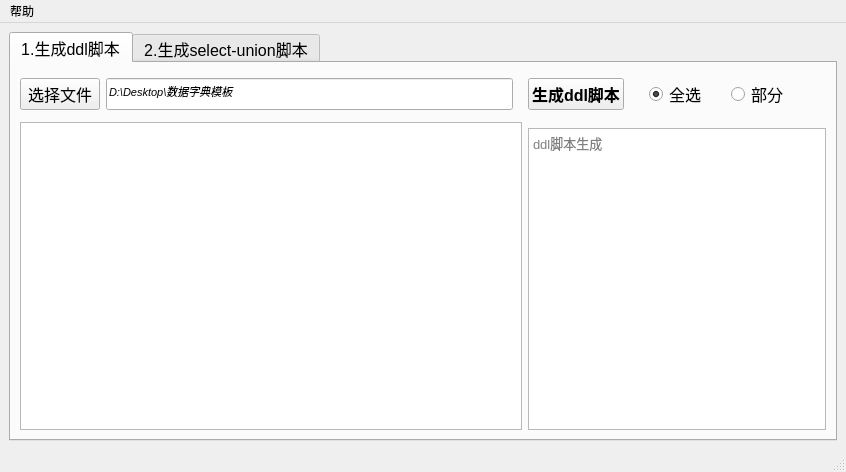
<?xml version="1.0" encoding="UTF-8"?>
<ui version="4.0">
 <class>MainWindow</class>
 <widget class="QMainWindow" name="MainWindow">
  <property name="geometry">
   <rect>
    <x>0</x>
    <y>0</y>
    <width>846</width>
    <height>472</height>
   </rect>
  </property>
  <property name="sizePolicy">
   <sizepolicy hsizetype="Preferred" vsizetype="Preferred">
    <horstretch>0</horstretch>
    <verstretch>0</verstretch>
   </sizepolicy>
  </property>
  <property name="windowTitle">
   <string>TikTools</string>
  </property>
  <widget class="QWidget" name="centralwidget">
   <property name="sizePolicy">
    <sizepolicy hsizetype="Preferred" vsizetype="Preferred">
     <horstretch>0</horstretch>
     <verstretch>0</verstretch>
    </sizepolicy>
   </property>
   <layout class="QGridLayout" name="gridLayout_2">
    <item row="0" column="0">
     <widget class="QTabWidget" name="tabWidget">
      <property name="sizePolicy">
       <sizepolicy hsizetype="Preferred" vsizetype="Preferred">
        <horstretch>0</horstretch>
        <verstretch>0</verstretch>
       </sizepolicy>
      </property>
      <property name="maximumSize">
       <size>
        <width>16777215</width>
        <height>16777215</height>
       </size>
      </property>
      <property name="font">
       <font>
        <pointsize>12</pointsize>
        <bold>false</bold>
       </font>
      </property>
      <property name="currentIndex">
       <number>0</number>
      </property>
      <widget class="QWidget" name="tab">
       <property name="sizePolicy">
        <sizepolicy hsizetype="Expanding" vsizetype="Expanding">
         <horstretch>0</horstretch>
         <verstretch>0</verstretch>
        </sizepolicy>
       </property>
       <attribute name="title">
        <string>1.生成ddl脚本</string>
       </attribute>
       <layout class="QHBoxLayout" name="horizontalLayout">
        <item>
         <layout class="QGridLayout" name="gridLayout">
          <item row="1" column="6">
           <widget class="Line" name="line_3">
            <property name="lineWidth">
             <number>0</number>
            </property>
            <property name="orientation">
             <enum>Qt::Vertical</enum>
            </property>
           </widget>
          </item>
          <item row="1" column="7">
           <widget class="QPushButton" name="btn_gen_ddl">
            <property name="sizePolicy">
             <sizepolicy hsizetype="Preferred" vsizetype="Preferred">
              <horstretch>0</horstretch>
              <verstretch>0</verstretch>
             </sizepolicy>
            </property>
            <property name="font">
             <font>
              <pointsize>12</pointsize>
              <bold>true</bold>
             </font>
            </property>
            <property name="text">
             <string>生成ddl脚本</string>
            </property>
           </widget>
          </item>
          <item row="2" column="0">
           <widget class="Line" name="line">
            <property name="orientation">
             <enum>Qt::Vertical</enum>
            </property>
           </widget>
          </item>
          <item row="1" column="0">
           <widget class="QPushButton" name="btn_select_file">
            <property name="sizePolicy">
             <sizepolicy hsizetype="Preferred" vsizetype="Preferred">
              <horstretch>0</horstretch>
              <verstretch>0</verstretch>
             </sizepolicy>
            </property>
            <property name="text">
             <string>选择文件</string>
            </property>
           </widget>
          </item>
          <item row="1" column="1" colspan="5">
           <widget class="QLineEdit" name="txt_file_name">
            <property name="sizePolicy">
             <sizepolicy hsizetype="Preferred" vsizetype="Preferred">
              <horstretch>0</horstretch>
              <verstretch>0</verstretch>
             </sizepolicy>
            </property>
            <property name="font">
             <font>
              <pointsize>8</pointsize>
              <italic>true</italic>
              <bold>false</bold>
             </font>
            </property>
            <property name="toolTip">
             <string>&lt;html&gt;&lt;head/&gt;&lt;body&gt;&lt;p&gt;excel数据字典文件 &lt;/p&gt;&lt;/body&gt;&lt;/html&gt;</string>
            </property>
            <property name="text">
             <string>D:\Desktop\数据字典模板</string>
            </property>
            <property name="placeholderText">
             <string/>
            </property>
           </widget>
          </item>
          <item row="0" column="6">
           <widget class="Line" name="line_5">
            <property name="orientation">
             <enum>Qt::Vertical</enum>
            </property>
           </widget>
          </item>
          <item row="3" column="0" rowspan="2" colspan="7">
           <widget class="QTableView" name="table_file_content">
            <property name="sizePolicy">
             <sizepolicy hsizetype="Expanding" vsizetype="Expanding">
              <horstretch>0</horstretch>
              <verstretch>0</verstretch>
             </sizepolicy>
            </property>
            <property name="font">
             <font>
              <pointsize>10</pointsize>
              <bold>false</bold>
             </font>
            </property>
            <property name="layoutDirection">
             <enum>Qt::LeftToRight</enum>
            </property>
            <property name="autoFillBackground">
             <bool>true</bool>
            </property>
            <property name="alternatingRowColors">
             <bool>true</bool>
            </property>
            <property name="showGrid">
             <bool>false</bool>
            </property>
            <attribute name="horizontalHeaderCascadingSectionResizes">
             <bool>false</bool>
            </attribute>
           </widget>
          </item>
          <item row="3" column="6">
           <widget class="Line" name="line_4">
            <property name="orientation">
             <enum>Qt::Vertical</enum>
            </property>
           </widget>
          </item>
          <item row="0" column="3">
           <widget class="Line" name="line_2">
            <property name="orientation">
             <enum>Qt::Vertical</enum>
            </property>
           </widget>
          </item>
          <item row="1" column="8" alignment="Qt::AlignHCenter">
           <widget class="QRadioButton" name="radioBtn_all">
            <property name="sizePolicy">
             <sizepolicy hsizetype="Preferred" vsizetype="Preferred">
              <horstretch>0</horstretch>
              <verstretch>0</verstretch>
             </sizepolicy>
            </property>
            <property name="text">
             <string>全选</string>
            </property>
            <property name="checked">
             <bool>true</bool>
            </property>
           </widget>
          </item>
          <item row="1" column="9" alignment="Qt::AlignLeft">
           <widget class="QRadioButton" name="radioBtn_part">
            <property name="sizePolicy">
             <sizepolicy hsizetype="Preferred" vsizetype="Preferred">
              <horstretch>0</horstretch>
              <verstretch>0</verstretch>
             </sizepolicy>
            </property>
            <property name="text">
             <string>部分</string>
            </property>
           </widget>
          </item>
          <item row="4" column="7" colspan="3">
           <widget class="QTextEdit" name="txt_ddl_content">
            <property name="sizePolicy">
             <sizepolicy hsizetype="Preferred" vsizetype="Expanding">
              <horstretch>0</horstretch>
              <verstretch>0</verstretch>
             </sizepolicy>
            </property>
            <property name="font">
             <font>
              <pointsize>10</pointsize>
              <bold>false</bold>
             </font>
            </property>
            <property name="layoutDirection">
             <enum>Qt::LeftToRight</enum>
            </property>
            <property name="placeholderText">
             <string>ddl脚本生成</string>
            </property>
           </widget>
          </item>
         </layout>
        </item>
       </layout>
      </widget>
      <widget class="QWidget" name="tab_2">
       <property name="sizePolicy">
        <sizepolicy hsizetype="Expanding" vsizetype="Expanding">
         <horstretch>0</horstretch>
         <verstretch>0</verstretch>
        </sizepolicy>
       </property>
       <attribute name="title">
        <string>2.生成select-union脚本</string>
       </attribute>
       <layout class="QGridLayout" name="gridLayout_4">
        <item row="0" column="0">
         <layout class="QGridLayout" name="gridLayout_3">
          <item row="0" column="0" rowspan="4">
           <widget class="QTextEdit" name="txt_gen_select"/>
          </item>
          <item row="2" column="2">
           <widget class="QLabel" name="label_3">
            <property name="text">
             <string/>
            </property>
           </widget>
          </item>
          <item row="2" column="4">
           <widget class="QLabel" name="label_7">
            <property name="text">
             <string/>
            </property>
           </widget>
          </item>
          <item row="0" column="3">
           <widget class="QLabel" name="label_4">
            <property name="font">
             <font>
              <pointsize>10</pointsize>
              <bold>false</bold>
             </font>
            </property>
            <property name="text">
             <string>&lt;html&gt;&lt;head/&gt;&lt;body&gt;&lt;p&gt;&lt;span style=&quot; font-weight:700; color:#ff0000;&quot;&gt;执行步骤：&lt;/span&gt;&lt;br/&gt;1、excel里批量生成数据（第一行为表头）&lt;br/&gt;2、ctrl+c&lt;br/&gt;3、点击生成按钮&lt;/p&gt;&lt;/body&gt;&lt;/html&gt;</string>
            </property>
           </widget>
          </item>
          <item row="1" column="3">
           <widget class="QLabel" name="label_5">
            <property name="text">
             <string/>
            </property>
           </widget>
          </item>
          <item row="2" column="5">
           <widget class="QLabel" name="label_6">
            <property name="text">
             <string/>
            </property>
           </widget>
          </item>
          <item row="3" column="5">
           <widget class="QLabel" name="label">
            <property name="text">
             <string/>
            </property>
           </widget>
          </item>
          <item row="3" column="2">
           <widget class="QLabel" name="label_2">
            <property name="text">
             <string/>
            </property>
           </widget>
          </item>
          <item row="2" column="3">
           <widget class="QPushButton" name="btn_gen_select">
            <property name="sizePolicy">
             <sizepolicy hsizetype="Preferred" vsizetype="Preferred">
              <horstretch>0</horstretch>
              <verstretch>0</verstretch>
             </sizepolicy>
            </property>
            <property name="font">
             <font>
              <pointsize>12</pointsize>
              <bold>true</bold>
             </font>
            </property>
            <property name="text">
             <string>生成select脚本</string>
            </property>
           </widget>
          </item>
          <item row="2" column="1">
           <widget class="QLabel" name="label_8">
            <property name="text">
             <string/>
            </property>
           </widget>
          </item>
         </layout>
        </item>
       </layout>
      </widget>
     </widget>
    </item>
   </layout>
  </widget>
  <widget class="QMenuBar" name="menubar">
   <property name="geometry">
    <rect>
     <x>0</x>
     <y>0</y>
     <width>846</width>
     <height>22</height>
    </rect>
   </property>
   <widget class="QMenu" name="menu">
    <property name="title">
     <string>帮助</string>
    </property>
    <addaction name="separator"/>
    <addaction name="menu_about"/>
   </widget>
   <addaction name="menu"/>
  </widget>
  <widget class="QStatusBar" name="statusbar"/>
  <action name="menu_about">
   <property name="text">
    <string>关于</string>
   </property>
   <property name="toolTip">
    <string>&lt;html&gt;&lt;head/&gt;&lt;body&gt;&lt;p&gt;关于&lt;/p&gt;&lt;p&gt;fasfasffasdfasdf&lt;/p&gt;&lt;p&gt;&lt;br/&gt;&lt;/p&gt;&lt;p&gt;fdasfasf&lt;/p&gt;&lt;/body&gt;&lt;/html&gt;</string>
   </property>
  </action>
 </widget>
 <tabstops>
  <tabstop>tabWidget</tabstop>
  <tabstop>btn_select_file</tabstop>
  <tabstop>txt_file_name</tabstop>
  <tabstop>btn_gen_ddl</tabstop>
  <tabstop>radioBtn_part</tabstop>
  <tabstop>radioBtn_all</tabstop>
  <tabstop>table_file_content</tabstop>
  <tabstop>txt_ddl_content</tabstop>
 </tabstops>
 <resources/>
 <connections/>
</ui>
